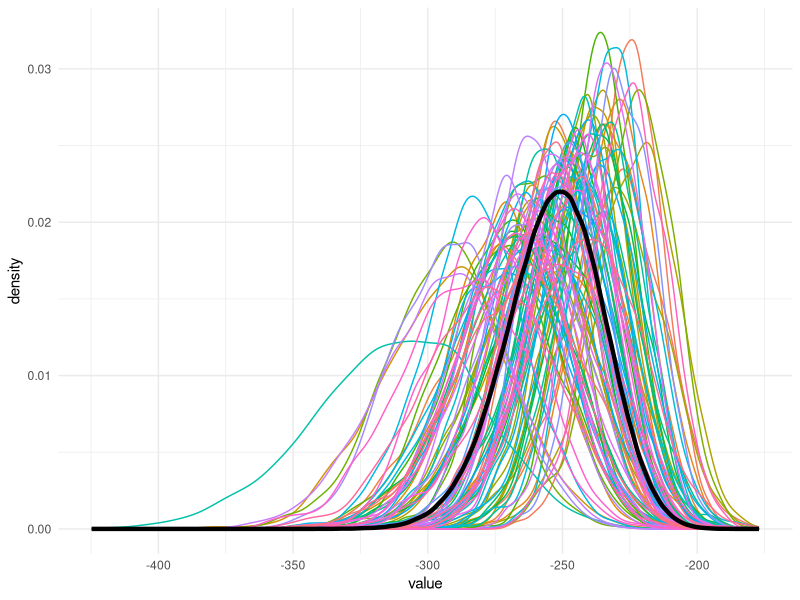

Generate this figure with R: (Note: a time limit stopped this script after it produced the figure.)
library(reshape2)
library(ggplot2)

# Use density(whatever) to make kernel density plots

likelihood_sampling_variance_boostrap <- function(df, samp_size){

    ll_true <- rep(NA, 1e6)
    boot_matrix <- matrix(NA, 2000, 100)

    for(j in seq_len(length(ll_true))){
        ll_true[j] <- sum(dt(rt(samp_size, df), df, log = TRUE))
    }

    for(k in 1:100){        
        dat_obs <- rt(samp_size, df)
        bss_var_est <- c(NA, 2000)

        for(l in 1:2000){
            bss <- sample(dat_obs, replace = TRUE)
            bss_var_est[l] <- sum(dt(bss, df, log = TRUE))
        }

        boot_matrix[, k] <- bss_var_est
    }

    boot_matrix <- melt(data.frame(boot_matrix))
    ggplot(boot_matrix, aes(value, color = variable)) + geom_density()

    final_plot <- ggplot() +
                    geom_density(data = boot_matrix,
                        aes(value, color = variable)) + 
                    geom_density(data = data.frame(ll_true),
                        aes(x = ll_true),
                        color = "black",
                        size = 1.5) +
                    theme_minimal() +
                    theme(legend.position = "none")

    return(final_plot)
}


df1 <- likelihood_sampling_variance_boostrap(1, 100)
png(filename = "1df.png")
df1 
dev.off()

df10 <- likelihood_sampling_variance_boostrap(10, 100)
png(filename = "10df.png")
df10 
dev.off()

df100 <- likelihood_sampling_variance_boostrap(100, 100)
png(filename = "100df.png")
df100 
dev.off()


# Trying out a smaller sample size

df1ss50 <- likelihood_sampling_variance_boostrap(1, 50)
png(filename = "1dfss50.png")
df1ss50
dev.off()

df10ss50 <- likelihood_sampling_variance_boostrap(10, 50)
png(filename = "10dfss50.png")
df10ss50 
dev.off()

df100ss50 <- likelihood_sampling_variance_boostrap(100, 50)
png(filename = "100dfss50.png")
df100ss50 
dev.off()

df01ss50 <- likelihood_sampling_variance_boostrap(.1, 50)
png(filename = "01dfss50.png")
df01ss50 
dev.off()
